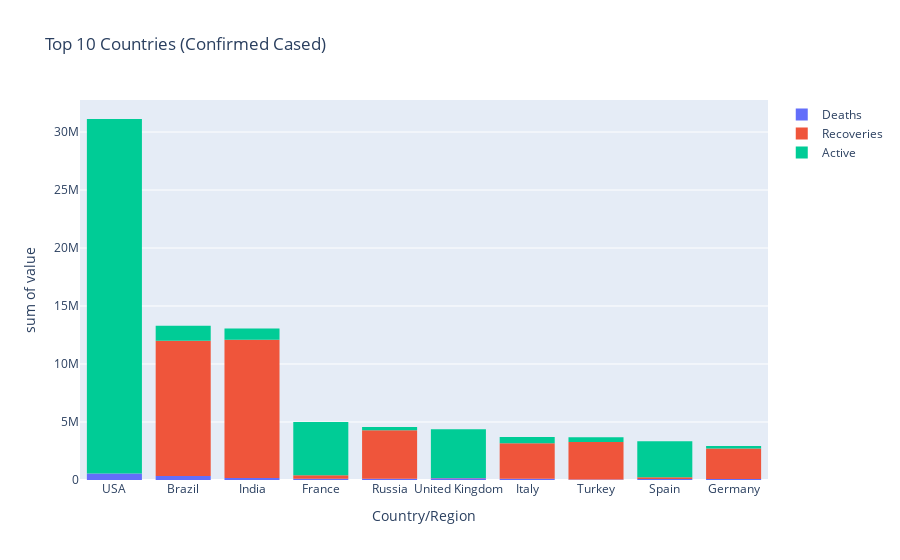

Notebook cell for this chart:
### Code cell
#Nhập code ở đây:
tips = countries_location_groupby_country_df_top10.reset_index()

#vẽ biểu đồ xếp chồng cho top 10 Countries
px.histogram(tips, x="Country/Region", 
             hover_data = ["variable"] , 
             y = ["Deaths", "Recoveries", "Active"], 
             title = "Top 10 Countries (Confirmed Cased)", 
             labels={"variable": ""})

### Figure 1 — Plotly figure (JSON) as saved in the notebook; plotly's stock layout.template omitted (floating-point values rounded to 4 significant figures)
{"data": [{"alignmentgroup": "True", "bingroup": "x", "histfunc": "sum", "hovertemplate": "=Deaths<br>Country/Region=%{x}<br>sum of value=%{y}<extra></extra>", "legendgroup": "Deaths", "marker": {"color": "#636efa", "pattern": {"shape": ""}}, "name": "Deaths", "offsetgroup": "Deaths", "orientation": "v", "showlegend": true, "type": "histogram", "x": ["USA", "Brazil", "India", "France", "Russia", "United Kingdom", "Italy", "Turkey", "Spain", "Germany"], "xaxis": "x", "y": [556352, 345544, 167642, 98196, 100158, 153326, 112861, 33201, 76179, 77707], "yaxis": "y"}, {"alignmentgroup": "True", "bingroup": "x", "histfunc": "sum", "hovertemplate": "=Recoveries<br>Country/Region=%{x}<br>sum of value=%{y}<extra></extra>", "legendgroup": "Recoveries", "marker": {"color": "#EF553B", "pattern": {"shape": ""}}, "name": "Recoveries", "offsetgroup": "Recoveries", "orientation": "v", "showlegend": true, "type": "histogram", "x": ["USA", "Brazil", "India", "France", "Russia", "United Kingdom", "Italy", "Turkey", "Spain", "Germany"], "xaxis": "x", "y": [0, 11668734, 11913292, 312540, 4190701, 13435, 3060411, 3232892, 150376, 2640300], "yaxis": "y"}, {"alignmentgroup": "True", "bingroup": "x", "histfunc": "sum", "hovertemplate": "=Active<br>Country/Region=%{x}<br>sum of value=%{y}<extra></extra>", "legendgroup": "Active", "marker": {"color": "#00cc96", "pattern": {"shape": ""}}, "name": "Active", "offsetgroup": "Active", "orientation": "v", "showlegend": true, "type": "histogram", "x": ["USA", "Brazil", "India", "France", "Russia", "United Kingdom", "Italy", "Turkey", "Spain", "Germany"], "xaxis": "x", "y": [30566368, 1282992, 979608, 4589419, 272167, 4218191, 544330, 423773, 3110082, 212845], "yaxis": "y"}], "layout": {"barmode": "relative", "legend": {"title": {"text": ""}, "tracegroupgap": 0}, "title": {"text": "Top 10 Countries (Confirmed Cased)"}, "xaxis": {"anchor": "y", "domain": [0, 1], "title": {"text": "Country/Region"}}, "yaxis": {"anchor": "x", "domain": [0, 1], "title": {"text": "sum of value"}}}}
